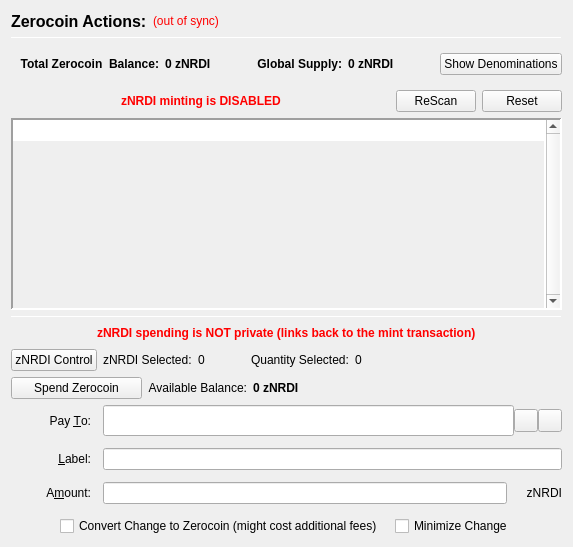
                  <widget class="QFrame" name="verticalFrameLeft">
                   <layout class="QVBoxLayout" name="verticalLayout_2">
                    <item>
                     <layout class="QVBoxLayout" name="verticalLayout_3">
                      <item>
                       <layout class="QHBoxLayout" name="horizontalLayout_3">
                        <item>
                         <widget class="QLabel" name="labelzNRDIActions">
                          <property name="font">
                           <font>
                            <pointsize>12</pointsize>
                            <weight>75</weight>
                            <bold>true</bold>
                           </font>
                          </property>
                          <property name="text">
                           <string>Zerocoin Actions:</string>
                          </property>
                          <property name="alignment">
                           <set>Qt::AlignLeading|Qt::AlignLeft|Qt::AlignVCenter</set>
                          </property>
                         </widget>
                        </item>
                        <item>
                         <widget class="QLabel" name="labelzNRDISyncStatus">
                          <property name="toolTip">
                           <string>The displayed information may be out of date. Your wallet automatically synchronizes with the NRDI network after a connection is established, but this process has not completed yet.</string>
                          </property>
                          <property name="styleSheet">
                           <string notr="true">QLabel { color: red; }</string>
                          </property>
                          <property name="text">
                           <string notr="true">(out of sync)</string>
                          </property>
                          <property name="alignment">
                           <set>Qt::AlignLeading|Qt::AlignLeft|Qt::AlignVCenter</set>
                          </property>
                         </widget>
                        </item>
                        <item>
                         <spacer name="horizontalSpacer">
                          <property name="orientation">
                           <enum>Qt::Horizontal</enum>
                          </property>
                          <property name="sizeHint" stdset="0">
                           <size>
                            <width>40</width>
                            <height>20</height>
                           </size>
                          </property>
                         </spacer>
                        </item>
                       </layout>
                      </item>
                      <item>
                       <widget class="Line" name="lineUpperLeft">
                        <property name="minimumSize">
                         <size>
                          <width>0</width>
                          <height>1</height>
                         </size>
                        </property>
                        <property name="maximumSize">
                         <size>
                          <width>16777215</width>
                          <height>1</height>
                         </size>
                        </property>
                        <property name="frameShadow">
                         <enum>QFrame::Sunken</enum>
                        </property>
                        <property name="orientation">
                         <enum>Qt::Horizontal</enum>
                        </property>
                       </widget>
                      </item>
                      <item>
                       <widget class="QFrame" name="balanceSupplyFrame">
                        <layout class="QHBoxLayout" name="horizontalLayout_2" stretch="0,0,0,1,0">
                         <property name="rightMargin">
                          <number>0</number>
                         </property>
                         <item>
                          <layout class="QHBoxLayout" name="horizontalLayout_34">
                           <item>
                            <widget class="QLabel" name="labelzAvailableText_3">
                             <property name="font">
                              <font>
                               <weight>75</weight>
                               <bold>true</bold>
                              </font>
                             </property>
                             <property name="toolTip">
                              <string>Total Balance including unconfirmed and immature zNRDI</string>
                             </property>
                             <property name="text">
                              <string>Total Zerocoin  Balance:</string>
                             </property>
                             <property name="alignment">
                              <set>Qt::AlignRight|Qt::AlignTrailing|Qt::AlignVCenter</set>
                             </property>
                            </widget>
                           </item>
                           <item>
                            <widget class="QLabel" name="labelzAvailableAmount_4">
                             <property name="minimumSize">
                              <size>
                               <width>40</width>
                               <height>0</height>
                              </size>
                             </property>
                             <property name="font">
                              <font>
                               <weight>75</weight>
                               <bold>true</bold>
                              </font>
                             </property>
                             <property name="toolTip">
                              <string>Total Balance including unconfirmed and immature zNRDI</string>
                             </property>
                             <property name="text">
                              <string>0 zNRDI</string>
                             </property>
                             <property name="alignment">
                              <set>Qt::AlignLeading|Qt::AlignLeft|Qt::AlignVCenter</set>
                             </property>
                            </widget>
                           </item>
                          </layout>
                         </item>
                         <item>
                          <spacer name="horizontalSpacer_32">
                           <property name="orientation">
                            <enum>Qt::Horizontal</enum>
                           </property>
                           <property name="sizeHint" stdset="0">
                            <size>
                             <width>40</width>
                             <height>20</height>
                            </size>
                           </property>
                          </spacer>
                         </item>
                         <item>
                          <layout class="QHBoxLayout" name="horizontalLayout_35">
                           <item>
                            <widget class="QLabel" name="labelZsupplyText_2">
                             <property name="font">
                              <font>
                               <weight>75</weight>
                               <bold>true</bold>
                              </font>
                             </property>
                             <property name="text">
                              <string>Global Supply:</string>
                             </property>
                             <property name="alignment">
                              <set>Qt::AlignRight|Qt::AlignTrailing|Qt::AlignVCenter</set>
                             </property>
                            </widget>
                           </item>
                           <item>
                            <widget class="QLabel" name="labelZsupplyAmount_2">
                             <property name="font">
                              <font>
                               <weight>75</weight>
                               <bold>true</bold>
                              </font>
                             </property>
                             <property name="text">
                              <string>0 zNRDI</string>
                             </property>
                            </widget>
                           </item>
                          </layout>
                         </item>
                         <item>
                          <spacer name="horizontalSpacer_31">
                           <property name="orientation">
                            <enum>Qt::Horizontal</enum>
                           </property>
                           <property name="sizeHint" stdset="0">
                            <size>
                             <width>40</width>
                             <height>20</height>
                            </size>
                           </property>
                          </spacer>
                         </item>
                         <item>
                          <widget class="QPushButton" name="pushButtonShowDenoms">
                           <property name="toolTip">
                            <string>Show zNRDI denominations list</string>
                           </property>
                           <property name="text">
                            <string>Show Denominations</string>
                           </property>
                          </widget>
                         </item>
                        </layout>
                       </widget>
                      </item>
                      <item>
                       <layout class="QHBoxLayout" name="horizontalLayout_4">
                        <item>
                         <spacer name="horizontalSpacer_2">
                          <property name="orientation">
                           <enum>Qt::Horizontal</enum>
                          </property>
                          <property name="sizeHint" stdset="0">
                           <size>
                            <width>40</width>
                            <height>20</height>
                           </size>
                          </property>
                         </spacer>
                        </item>
                        <item>
                         <widget class="QLabel" name="label">
                          <property name="styleSheet">
                           <string notr="true">color: red;
font-weight: bold;</string>
                          </property>
                          <property name="text">
                           <string>zNRDI minting is DISABLED</string>
                          </property>
                         </widget>
                        </item>
                        <item>
                         <spacer name="horizontalSpacer_3">
                          <property name="orientation">
                           <enum>Qt::Horizontal</enum>
                          </property>
                          <property name="sizeHint" stdset="0">
                           <size>
                            <width>40</width>
                            <height>20</height>
                           </size>
                          </property>
                         </spacer>
                        </item>
                        <item>
                         <widget class="QPushButton" name="pushButtonMintReset">
                          <property name="maximumSize">
                           <size>
                            <width>80</width>
                            <height>16777215</height>
                           </size>
                          </property>
                          <property name="toolTip">
                           <string>Rescan the complete blockchain for  Zerocoin mints and their meta-data.</string>
                          </property>
                          <property name="text">
                           <string>ReScan</string>
                          </property>
                         </widget>
                        </item>
                        <item>
                         <widget class="QPushButton" name="pushButtonSpentReset">
                          <property name="maximumSize">
                           <size>
                            <width>80</width>
                            <height>16777215</height>
                           </size>
                          </property>
                          <property name="toolTip">
                           <string>Reset Zerocoin Wallet DB. Deletes transactions that did not make it into the blockchain.</string>
                          </property>
                          <property name="text">
                           <string>Reset</string>
                          </property>
                         </widget>
                        </item>
                       </layout>
                      </item>
                      <item>
                       <widget class="QPlainTextEdit" name="TEMintStatus">
                        <property name="font">
                         <font>
                          <pointsize>8</pointsize>
                         </font>
                        </property>
                        <property name="toolTip">
                         <string>Status and/or Mesages from the last Mint Action.</string>
                        </property>
                        <property name="frameShape">
                         <enum>QFrame::Panel</enum>
                        </property>
                        <property name="frameShadow">
                         <enum>QFrame::Sunken</enum>
                        </property>
                        <property name="lineWidth">
                         <number>2</number>
                        </property>
                        <property name="midLineWidth">
                         <number>2</number>
                        </property>
                        <property name="verticalScrollBarPolicy">
                         <enum>Qt::ScrollBarAlwaysOn</enum>
                        </property>
                        <property name="horizontalScrollBarPolicy">
                         <enum>Qt::ScrollBarAlwaysOff</enum>
                        </property>
                        <property name="readOnly">
                         <bool>true</bool>
                        </property>
                        <property name="plainText">
                         <string notr="true"/>
                        </property>
                        <property name="backgroundVisible">
                         <bool>true</bool>
                        </property>
                       </widget>
                      </item>
                      <item>
                       <widget class="Line" name="line">
                        <property name="minimumSize">
                         <size>
                          <width>0</width>
                          <height>1</height>
                         </size>
                        </property>
                        <property name="maximumSize">
                         <size>
                          <width>16777215</width>
                          <height>1</height>
                         </size>
                        </property>
                        <property name="orientation">
                         <enum>Qt::Horizontal</enum>
                        </property>
                       </widget>
                      </item>
                      <item>
                       <layout class="QHBoxLayout" name="horizontalLayout_7">
                        <item>
                         <spacer name="horizontalSpacer_18">
                          <property name="orientation">
                           <enum>Qt::Horizontal</enum>
                          </property>
                          <property name="sizeHint" stdset="0">
                           <size>
                            <width>40</width>
                            <height>20</height>
                           </size>
                          </property>
                         </spacer>
                        </item>
                        <item>
                         <widget class="QLabel" name="label_2">
                          <property name="styleSheet">
                           <string notr="true">color: red;
font-weight: bold;</string>
                          </property>
                          <property name="text">
                           <string>zNRDI spending is NOT private (links back to the mint transaction)</string>
                          </property>
                         </widget>
                        </item>
                        <item>
                         <spacer name="horizontalSpacer_30">
                          <property name="orientation">
                           <enum>Qt::Horizontal</enum>
                          </property>
                          <property name="sizeHint" stdset="0">
                           <size>
                            <width>40</width>
                            <height>20</height>
                           </size>
                          </property>
                         </spacer>
                        </item>
                       </layout>
                      </item>
                      <item>
                       <layout class="QHBoxLayout" name="horizontalLayout_24">
                        <property name="leftMargin">
                         <number>0</number>
                        </property>
                        <property name="bottomMargin">
                         <number>0</number>
                        </property>
                        <item>
                         <widget class="QPushButton" name="pushButtonZPivControl">
                          <property name="text">
                           <string>zNRDI Control</string>
                          </property>
                         </widget>
                        </item>
                        <item>
                         <widget class="QLabel" name="labelzPivSelected">
                          <property name="text">
                           <string>zNRDI Selected:</string>
                          </property>
                         </widget>
                        </item>
                        <item>
                         <widget class="QLabel" name="labelzPivSelected_int">
                          <property name="text">
                           <string>0</string>
                          </property>
                         </widget>
                        </item>
                        <item>
                         <spacer name="horizontalSpacer_17">
                          <property name="orientation">
                           <enum>Qt::Horizontal</enum>
                          </property>
                          <property name="sizeType">
                           <enum>QSizePolicy::Fixed</enum>
                          </property>
                          <property name="sizeHint" stdset="0">
                           <size>
                            <width>40</width>
                            <height>20</height>
                           </size>
                          </property>
                         </spacer>
                        </item>
                        <item>
                         <widget class="QLabel" name="labelQuantitySelected">
                          <property name="text">
                           <string>Quantity Selected:</string>
                          </property>
                         </widget>
                        </item>
                        <item>
                         <widget class="QLabel" name="labelQuantitySelected_int">
                          <property name="text">
                           <string>0</string>
                          </property>
                         </widget>
                        </item>
                        <item>
                         <spacer name="horizontalSpacer_19">
                          <property name="orientation">
                           <enum>Qt::Horizontal</enum>
                          </property>
                          <property name="sizeHint" stdset="0">
                           <size>
                            <width>40</width>
                            <height>20</height>
                           </size>
                          </property>
                         </spacer>
                        </item>
                       </layout>
                      </item>
                      <item>
                       <layout class="QHBoxLayout" name="horizontalLayout_6">
                        <item>
                         <widget class="QPushButton" name="pushButtonSpendzNRDI">
                          <property name="minimumSize">
                           <size>
                            <width>131</width>
                            <height>0</height>
                           </size>
                          </property>
                          <property name="toolTip">
                           <string>Spend Zerocoin. Without 'Pay To:' address creates payments to yourself.</string>
                          </property>
                          <property name="text">
                           <string>Spend Zerocoin</string>
                          </property>
                         </widget>
                        </item>
                        <item>
                         <widget class="QLabel" name="labelzNRDIBalanceText">
                          <property name="toolTip">
                           <string>Available (mature and spendable) zNRDI for spending</string>
                          </property>
                          <property name="text">
                           <string>Available Balance:</string>
                          </property>
                          <property name="alignment">
                           <set>Qt::AlignRight|Qt::AlignTrailing|Qt::AlignVCenter</set>
                          </property>
                         </widget>
                        </item>
                        <item>
                         <widget class="QLabel" name="labelzAvailableAmount_2">
                          <property name="font">
                           <font>
                            <weight>75</weight>
                            <bold>true</bold>
                           </font>
                          </property>
                          <property name="toolTip">
                           <string>Available (mature and spendable) zNRDI for spending

zNRDI are mature when they have more than 20 confirmations AND more than 2 mints of the same denomination after them were minted</string>
                          </property>
                          <property name="text">
                           <string>0 zNRDI</string>
                          </property>
                          <property name="alignment">
                           <set>Qt::AlignLeading|Qt::AlignLeft|Qt::AlignVCenter</set>
                          </property>
                         </widget>
                        </item>
                        <item>
                         <spacer name="horizontalSpacer_4">
                          <property name="orientation">
                           <enum>Qt::Horizontal</enum>
                          </property>
                          <property name="sizeHint" stdset="0">
                           <size>
                            <width>40</width>
                            <height>20</height>
                           </size>
                          </property>
                         </spacer>
                        </item>
                       </layout>
                      </item>
                      <item>
                       <layout class="QGridLayout" name="gridLayout_7">
                        <property name="spacing">
                         <number>12</number>
                        </property>
                        <item row="0" column="0">
                         <widget class="QLabel" name="payToLabel">
                          <property name="minimumSize">
                           <size>
                            <width>80</width>
                            <height>0</height>
                           </size>
                          </property>
                          <property name="text">
                           <string>Pay &amp;To:</string>
                          </property>
                          <property name="alignment">
                           <set>Qt::AlignRight|Qt::AlignTrailing|Qt::AlignVCenter</set>
                          </property>
                          <property name="buddy">
                           <cstring>payTo</cstring>
                          </property>
                         </widget>
                        </item>
                        <item row="0" column="1">
                         <layout class="QHBoxLayout" name="payToLayout">
                          <property name="spacing">
                           <number>0</number>
                          </property>
                          <item>
                           <widget class="QValidatedLineEdit" name="payTo">
                            <property name="enabled">
                             <bool>true</bool>
                            </property>
                            <property name="minimumSize">
                             <size>
                              <width>0</width>
                              <height>31</height>
                             </size>
                            </property>
                            <property name="toolTip">
                             <string>The NRDI address to send the payment to. Creates local payment to yourself when empty.</string>
                            </property>
                           </widget>
                          </item>
                          <item>
                           <widget class="QToolButton" name="addressBookButton">
                            <property name="toolTip">
                             <string>Choose previously used address</string>
                            </property>
                            <property name="text">
                             <string/>
                            </property>
                            <property name="icon">
                             <iconset resource="../nirodium.qrc">
                              <normaloff>:/icons/address-book</normaloff>:/icons/address-book</iconset>
                            </property>
                            <property name="shortcut">
                             <string>Alt+A</string>
                            </property>
                           </widget>
                          </item>
                          <item>
                           <widget class="QToolButton" name="pasteButton">
                            <property name="toolTip">
                             <string>Paste address from clipboard</string>
                            </property>
                            <property name="text">
                             <string/>
                            </property>
                            <property name="icon">
                             <iconset resource="../nirodium.qrc">
                              <normaloff>:/icons/editpaste</normaloff>:/icons/editpaste</iconset>
                            </property>
                            <property name="shortcut">
                             <string>Alt+P</string>
                            </property>
                           </widget>
                          </item>
                         </layout>
                        </item>
                        <item row="1" column="0">
                         <widget class="QLabel" name="labelLabel">
                          <property name="minimumSize">
                           <size>
                            <width>80</width>
                            <height>0</height>
                           </size>
                          </property>
                          <property name="text">
                           <string>&amp;Label:</string>
                          </property>
                          <property name="alignment">
                           <set>Qt::AlignRight|Qt::AlignTrailing|Qt::AlignVCenter</set>
                          </property>
                          <property name="buddy">
                           <cstring>addAsLabel</cstring>
                          </property>
                         </widget>
                        </item>
                        <item row="1" column="1">
                         <widget class="QLineEdit" name="addAsLabel">
                          <property name="toolTip">
                           <string>Enter a label for this address to add it to the list of used addresses</string>
                          </property>
                         </widget>
                        </item>
                        <item row="2" column="0">
                         <widget class="QLabel" name="amountLabel">
                          <property name="minimumSize">
                           <size>
                            <width>80</width>
                            <height>0</height>
                           </size>
                          </property>
                          <property name="text">
                           <string>A&amp;mount:</string>
                          </property>
                          <property name="alignment">
                           <set>Qt::AlignRight|Qt::AlignTrailing|Qt::AlignVCenter</set>
                          </property>
                          <property name="buddy">
                           <cstring>zNRDIpayAmount</cstring>
                          </property>
                         </widget>
                        </item>
                        <item row="2" column="1">
                         <layout class="QHBoxLayout" name="horizontalLayout_9">
                          <property name="spacing">
                           <number>0</number>
                          </property>
                          <item>
                           <widget class="QLineEdit" name="zNRDIpayAmount"/>
                          </item>
                          <item>
                           <widget class="QLabel" name="labelzNRDI">
                            <property name="minimumSize">
                             <size>
                              <width>55</width>
                              <height>0</height>
                             </size>
                            </property>
                            <property name="text">
                             <string>zNRDI</string>
                            </property>
                            <property name="alignment">
                             <set>Qt::AlignRight|Qt::AlignTrailing|Qt::AlignVCenter</set>
                            </property>
                           </widget>
                          </item>
                         </layout>
                        </item>
                        <item row="3" column="0" colspan="2">
                         <layout class="QHBoxLayout" name="horizontalLayout_10">
                          <item>
                           <spacer name="horizontalSpacer_5">
                            <property name="orientation">
                             <enum>Qt::Horizontal</enum>
                            </property>
                            <property name="sizeHint" stdset="0">
                             <size>
                              <width>40</width>
                              <height>20</height>
                             </size>
                            </property>
                           </spacer>
                          </item>
                          <item>
                           <widget class="QCheckBox" name="checkBoxMintChange">
                            <property name="sizePolicy">
                             <sizepolicy hsizetype="MinimumExpanding" vsizetype="Fixed">
                              <horstretch>0</horstretch>
                              <verstretch>0</verstretch>
                             </sizepolicy>
                            </property>
                            <property name="layoutDirection">
                             <enum>Qt::LeftToRight</enum>
                            </property>
                            <property name="text">
                             <string>Convert Change to Zerocoin (might cost additional fees)</string>
                            </property>
                           </widget>
                          </item>
                          <item>
                           <widget class="QCheckBox" name="checkBoxMinimizeChange">
                            <property name="toolTip">
                             <string>If checked, the wallet tries to minimize the returning change instead of minimizing the number of spent denominations.</string>
                            </property>
                            <property name="text">
                             <string>Minimize Change</string>
                            </property>
                           </widget>
                          </item>
                          <item>
                           <spacer name="horizontalSpacer_6">
                            <property name="orientation">
                             <enum>Qt::Horizontal</enum>
                            </property>
                            <property name="sizeHint" stdset="0">
                             <size>
                              <width>40</width>
                              <height>20</height>
                             </size>
                            </property>
                           </spacer>
                          </item>
                         </layout>
                        </item>
                       </layout>
                      </item>
                     </layout>
                    </item>
                   </layout>
                  </widget>
